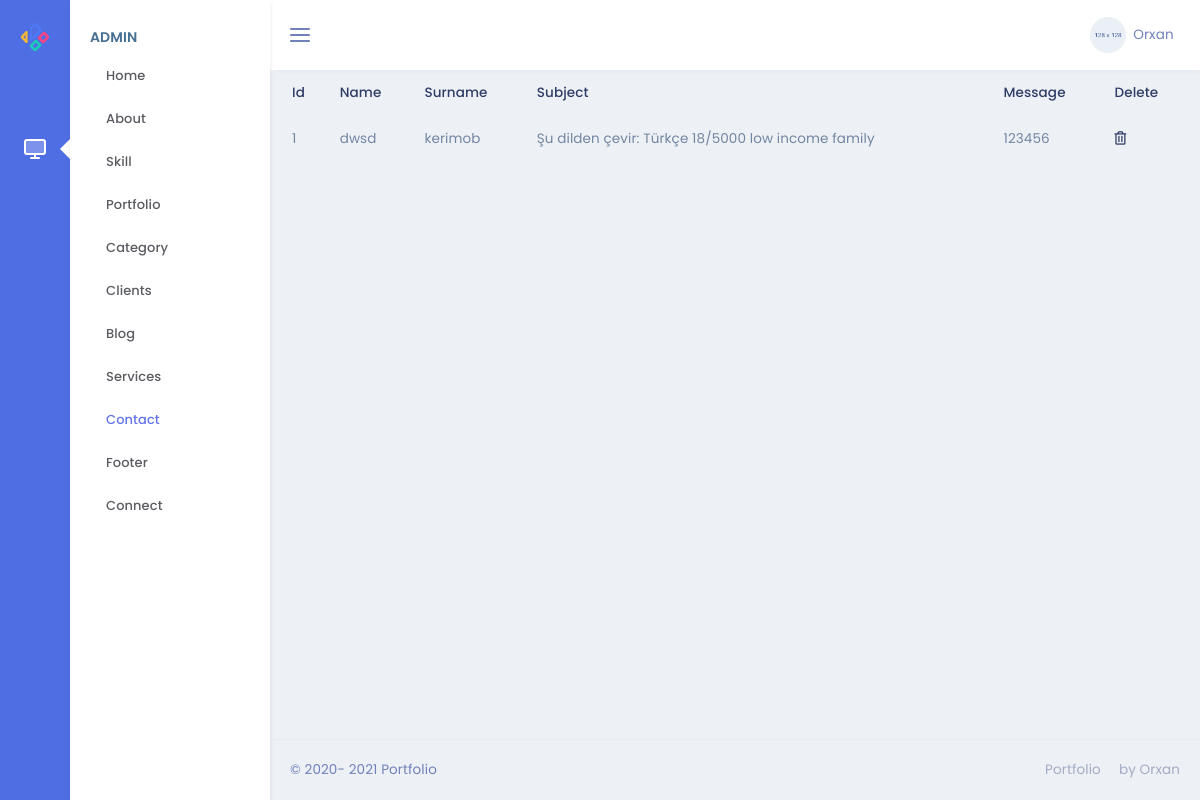
Before: /admin/contact with the older database file.
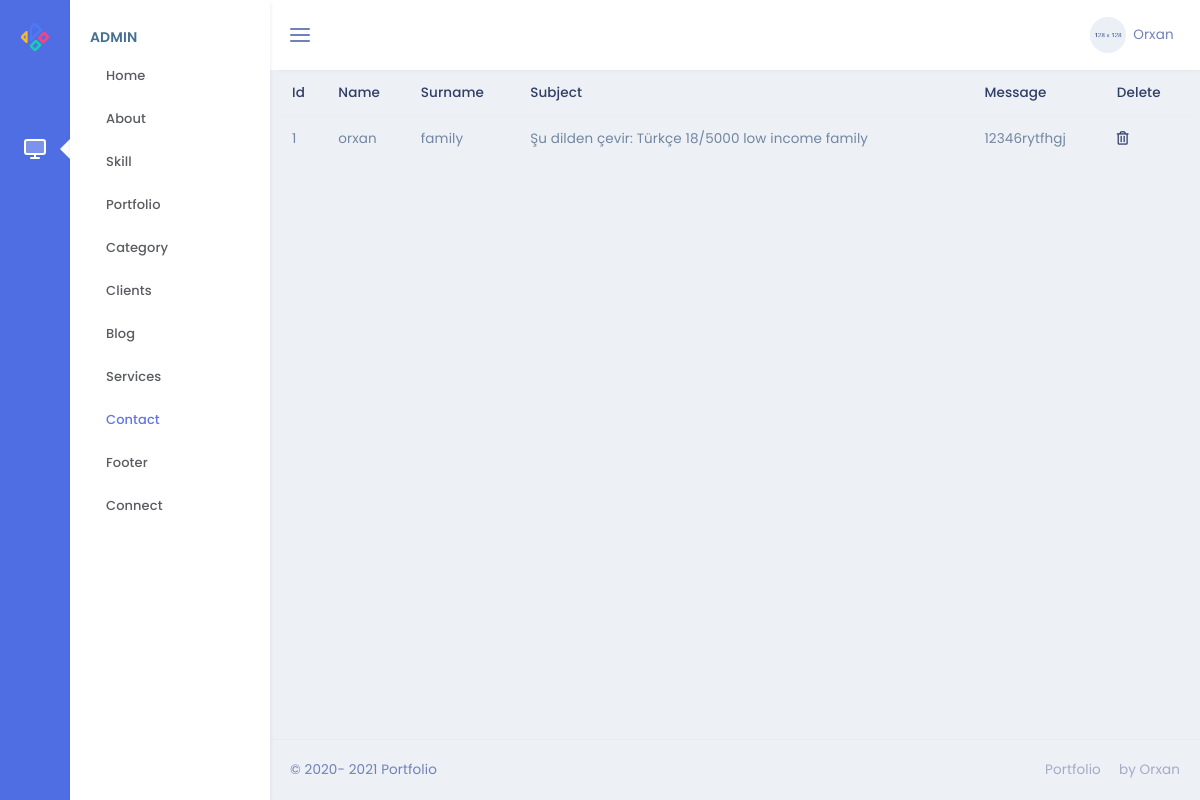
After: the same page with the newer database file.
### models.py (models this page shows)
class Contact(db.Model):
    id=db.Column(db.Integer,primary_key=True)
    name=db.Column(db.String(55))
    surname=db.Column(db.String(55))
    subject=db.Column(db.String(155))
    message=db.Column(db.String(255))

### admin/routes.py (the view)
@admin.route('/contact')
def contact():
    contacts = Contact.query.all()
    return render_template('admin/Contact/contact.html',cnc=contacts)

### admin/templates/admin/Contact/contact.html
{% extends "admin/base.html" %}
{% block content %}
<table class="table">
    <thead>
    <tr>
        <th scope="col">Id</th>
        <th scope="col">Name</th>
        <th scope="col">Surname</th>
        <th scope="col">Subject</th>
        <th scope="col">Message</th>
        <th scope="col">Delete</th>
    </tr>
    </thead>
    <tbody>
    {% for i in cnc %}
    <tr>
        <td>{{i.id}}</td>
        <td>{{i.name}}</td>
        <td>{{i.surname}}</td>
        <td>{{i.subject}}</td>
        <td>{{i.message}}</td>
        <td><a href="/admin/contact/{{i.id}}"><i class="far fa-trash-alt"></i></a></td>
    </tr>
    {% endfor %}
    </tbody>
</table>
{% endblock %}

Changed rows visible on the page:
changed Contact "Şu dilden çevir: Türkçe 18/5000 low income family": name "dwsd" → "orxan"; surname "kerimob" → "family"; message "123456" → "12346rytfhgj"
